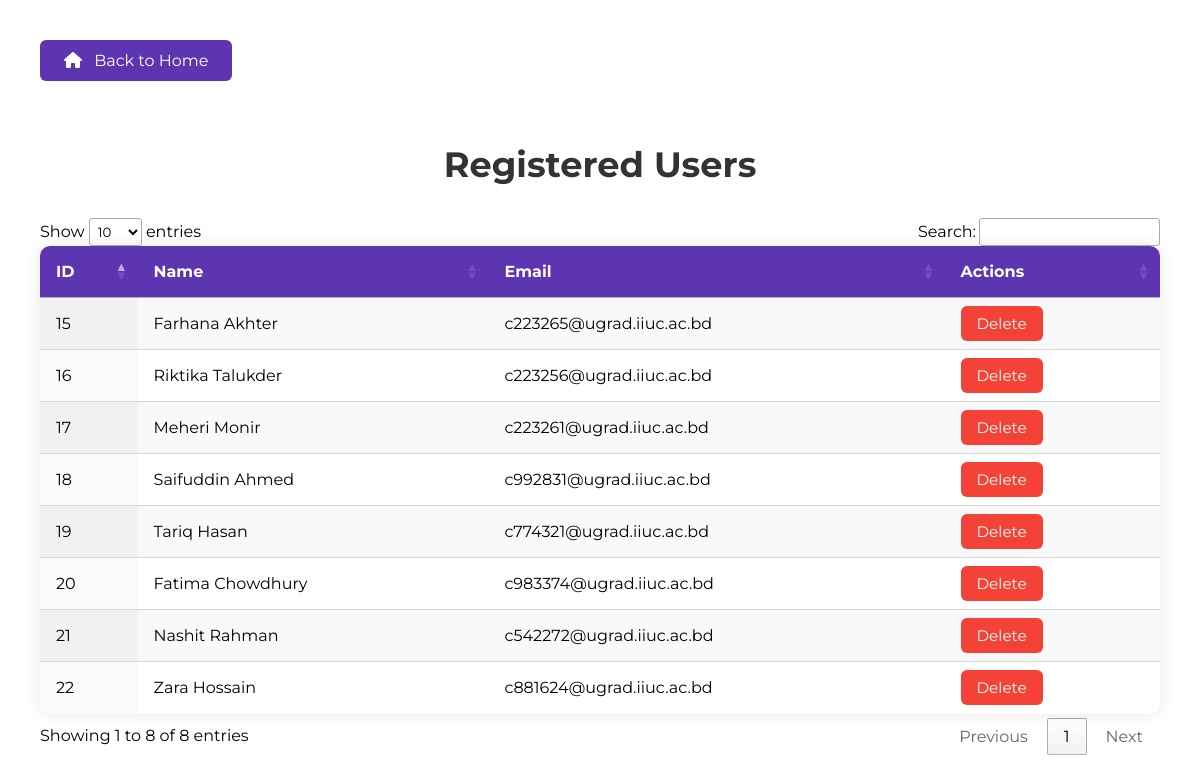
Screenshot of /project_blog/admin/view_users.php (signed in) with the database file from the repository.
### tables this page shows
CREATE TABLE `users` (
  `id` int(100) NOT NULL,
  `name` varchar(20) NOT NULL,
  `email` varchar(50) NOT NULL,
  `password` varchar(50) NOT NULL,
  `user_type` varchar(20) NOT NULL
);

### project_blog/admin/view_users.php (the view, shortened to what this page needs)
<?php
include '../components/connect.php';
?>
<!DOCTYPE html>
<html lang="en">
<head>
   <link rel="stylesheet" href="https://cdnjs.cloudflare.com/ajax/libs/font-awesome/6.1.1/css/all.min.css">
   <link rel="stylesheet" href="https://cdn.datatables.net/1.11.5/css/jquery.dataTables.min.css">
</head>
<body>
<section class="accounts">
   <a href="dashboard.php" class="home-btn">
      <i class="fas fa-home"></i> Back to Home
   </a>
   <h1 class="heading">Registered Users</h1>
   <div class="box-container">
      <table id="users-table" class="display">
         <thead>
            <tr>
               <th>ID</th>
               <th>Name</th>
               <th>Email</th>
               <th>Actions</th>
            </tr>
         </thead>
         <tbody>
            <?php
               $select_users = $conn->prepare("SELECT * FROM `users`");
               $select_users->execute();
               while($fetch_user = $select_users->fetch(PDO::FETCH_ASSOC)){
            ?>
            <tr>
               <td><?= $fetch_user['id']; ?></td>
               <td><?= $fetch_user['name']; ?></td>
               <td><?= $fetch_user['email']; ?></td>
               <td>
                  <a href="view_users.php?delete=<?= $fetch_user['id']; ?>"
                     class="delete-btn" onclick="return confirm('Delete this user?');">
                     Delete
                  </a>
               </td>
            </tr>
            <?php } ?>
         </tbody>
      </table>
   </div>
</section>
</body>
</html>

### project_blog/admin/view_users.php (style rules this page uses)
* { font-family: 'Montserrat', sans-serif; }
.accounts { padding: 2rem; max-width: 1200px; margin: 0 auto; }
.accounts .heading { font-size: 2.2rem; margin-bottom: 2rem; color: #333; text-align: center; }
#users-table { width: 100%; border-collapse: collapse; background: #fff; box-shadow: 0 0 15px rgba(0, 0, 0, 0.1); border-radius: 10px; overflow: hidden; }
#users-table thead { background-color: #5e35b1; color: white; }
#users-table th, #users-table td { padding: 1rem; text-align: left; font-size: 1rem; }
#users-table tbody tr { border-bottom: 1px solid #eee; }
.home-btn { display: inline-block; margin-bottom: 2rem; background-color: #5e35b1; color: white; padding: 0.7rem 1.5rem; border-radius: 6px; text-decoration: none; font-size: 1rem; transition: all 0.3s ease; }
.home-btn i { margin-right: 8px; }
.delete-btn { background-color: #f44336; color: white; padding: 0.5rem 1rem; border: none; border-radius: 6px; text-decoration: none; font-size: 0.95rem; transition: background-color 0.3s ease; }

### rows the page displays
users: id "15", name "Farhana Akhter", email "c223265@ugrad.iiuc.ac.bd"
users: id "16", name "Riktika Talukder", email "c223256@ugrad.iiuc.ac.bd"
users: id "17", name "Meheri Monir", email "c223261@ugrad.iiuc.ac.bd"
users: id "18", name "Saifuddin Ahmed", email "c992831@ugrad.iiuc.ac.bd"
users: id "19", name "Tariq Hasan", email "c774321@ugrad.iiuc.ac.bd"
users: id "20", name "Fatima Chowdhury", email "c983374@ugrad.iiuc.ac.bd"
users: id "21", name "Nashit Rahman", email "c542272@ugrad.iiuc.ac.bd"
users: id "22", name "Zara Hossain", email "c881624@ugrad.iiuc.ac.bd"
